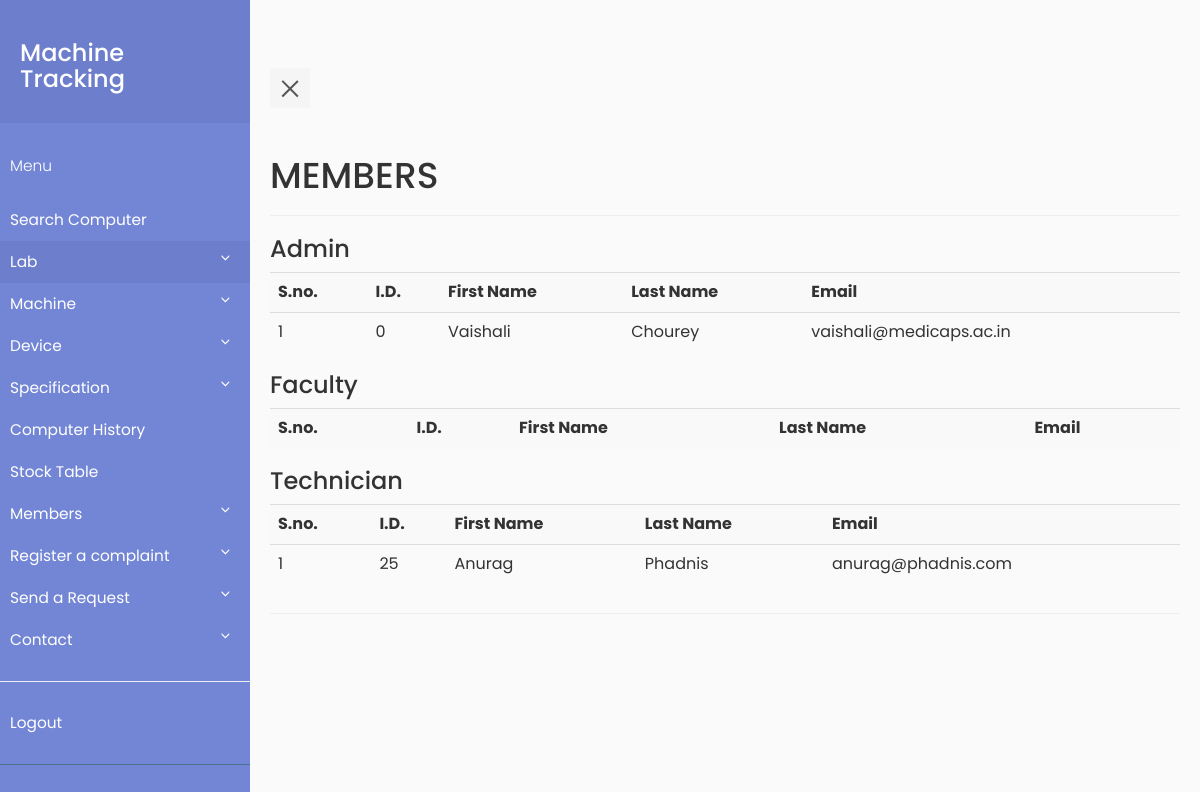
The page /view_member.php (signed in) on the database its author committed.
### tables this page shows
CREATE TABLE `member` (
  `member_id` int(11) NOT NULL,
  `id` varchar(30) DEFAULT NULL,
  `first_name` varchar(30) DEFAULT NULL,
  `last_name` varchar(30) DEFAULT NULL,
  `email` varchar(50) DEFAULT NULL,
  `pass_word` varchar(512) DEFAULT NULL,
  `role` int(5) DEFAULT NULL,
  `contact_no` int(13) DEFAULT NULL
);

### view_member.php (the view, shortened to what this page needs)
<?php
    require_once "pdo.php";
?>
<html>
<head>
    <link rel="stylesheet" type="text/css" href="https://maxcdn.bootstrapcdn.com/bootstrap/3.3.7/css/bootstrap.min.css" >
    <link rel="stylesheet" type="text/css" href="style5.css">
</head>
<body>
                  <div class="wrapper">
       <?php if (isset($_SESSION['id'])&&$_SESSION['role']=='0') include "navbar.php";
                else if(isset($_SESSION['id'])&&$_SESSION['role']=='1')  include "navbar_faculty.php";
                else include "navbar_tech.php";?>
    <div class="container-fluid row" id="container">
    <div class="page-header">
    <h1>MEMBERS</h1>
    </div>
    <h3>Admin</h3>
    <?php
        $stmtcnt = $pdo->query("SELECT COUNT(*) FROM member ");
        $row = $stmtcnt->fetch(PDO::FETCH_ASSOC);
        if($row['COUNT(*)']!=='0')
        {
            $i=1;
            $stmtread = $pdo->query("SELECT * FROM member WHERE role=0 ORDER BY id");
            echo ("<table class=\"table table-striped\">
                <tr> <th>S.no.</th><th>I.D.</th><th>First Name</th><th>Last Name</th><th>Email</th> </tr>");
            while ( $row = $stmtread->fetch(PDO::FETCH_ASSOC) )
            {
                echo ("<tr>");
                echo ("<td>");
                echo($i);
                echo("</td>");
                echo ("<td>");
                echo(htmlentities($row['id']));
                echo ("</td>");
                echo ("<td>");
                echo(htmlentities($row['first_name']));
                echo ("</td>");
                echo ("<td>");
                echo(htmlentities($row['last_name']));
                echo ("</td>");
                echo ("<td>");
                echo(htmlentities($row['email']));
                echo ("</td>");
                $i++;
            }
            echo('</table>');
        }
    ?>
    <h3>Faculty</h3>
    <?php
        $stmtcnt = $pdo->query("SELECT COUNT(*) FROM member ");
        $row = $stmtcnt->fetch(PDO::FETCH_ASSOC);
        if($row['COUNT(*)']!=='0')
        {
            echo ("<table class=\"table table-striped\">
                <tr> <th>S.no.</th><th>I.D.</th><th>First Name</th><th>Last Name</th><th>Email</th> </tr>");
            echo('</table>');
        }
    ?>
    <h3>Technician</h3>
    <?php
        $stmtcnt = $pdo->query("SELECT COUNT(*) FROM member ");
        $row = $stmtcnt->fetch(PDO::FETCH_ASSOC);
        if($row['COUNT(*)']!=='0')
        {
            $i=1;
            $stmtread = $pdo->query("SELECT * FROM member WHERE role=2 ORDER BY id");
            echo ("<table class=\"table table-striped\">
                <tr> <th>S.no.</th><th>I.D.</th><th>First Name</th><th>Last Name</th><th>Email</th> </tr>");
            while ( $row = $stmtread->fetch(PDO::FETCH_ASSOC) )
            {
                echo ("<tr>");
                echo ("<td>");
                echo($i);
                echo("</td>");
                echo ("<td>");
                echo(htmlentities($row['id']));
                echo ("</td>");
                echo ("<td>");
                echo(htmlentities($row['first_name']));
                echo ("</td>");
                echo ("<td>");
                echo(htmlentities($row['last_name']));
                echo ("</td>");
                echo ("<td>");
                echo(htmlentities($row['email']));
                echo ("</td>");
                $i++;
            }
            echo('</table>');
        }
    ?>
    </div>
</div>
</body>
</html>

### style5.css (style rules this page uses)
body { font-family: 'Poppins', sans-serif; background: #fafafa; }
.wrapper { display: flex; align-items: stretch; perspective: 1500px; }

### rows shown on the page
member: id "0", first_name "Vaishali", last_name "Chourey", email "vaishali@medicaps.ac.in"
member: id "25", first_name "Anurag", last_name "Phadnis", email "anurag@phadnis.com"
